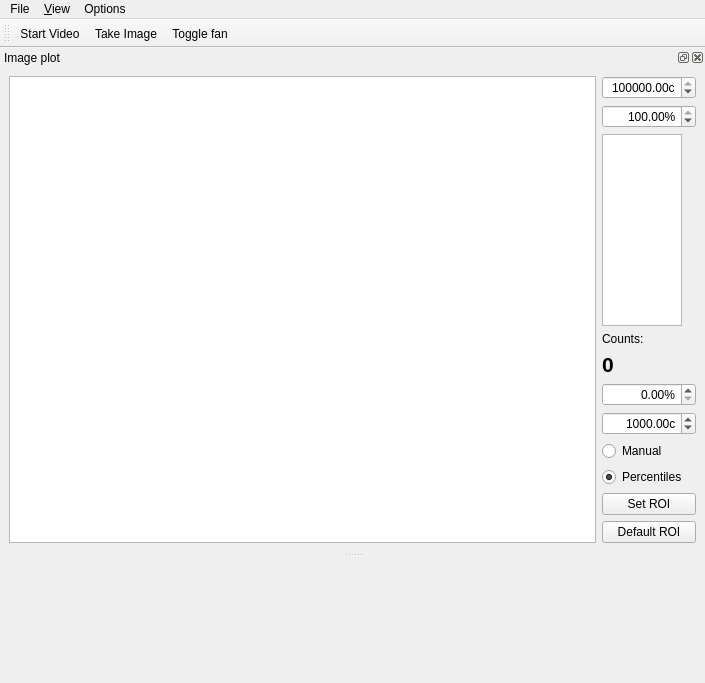
<?xml version="1.0" encoding="UTF-8"?>
<ui version="4.0">
 <class>MainWindow</class>
 <widget class="QMainWindow" name="MainWindow">
  <property name="geometry">
   <rect>
    <x>0</x>
    <y>0</y>
    <width>705</width>
    <height>683</height>
   </rect>
  </property>
  <property name="windowTitle">
   <string>qudi: Camera control</string>
  </property>
  <widget class="QWidget" name="centralwidget">
   <property name="sizePolicy">
    <sizepolicy hsizetype="Expanding" vsizetype="Expanding">
     <horstretch>0</horstretch>
     <verstretch>0</verstretch>
    </sizepolicy>
   </property>
  </widget>
  <widget class="QMenuBar" name="menubar">
   <property name="geometry">
    <rect>
     <x>0</x>
     <y>0</y>
     <width>705</width>
     <height>21</height>
    </rect>
   </property>
   <property name="sizePolicy">
    <sizepolicy hsizetype="Expanding" vsizetype="Minimum">
     <horstretch>0</horstretch>
     <verstretch>0</verstretch>
    </sizepolicy>
   </property>
   <widget class="QMenu" name="menuView">
    <property name="title">
     <string>&amp;View</string>
    </property>
    <addaction name="image_plot_view_Action"/>
    <addaction name="separator"/>
    <addaction name="separator"/>
    <addaction name="actionClose"/>
   </widget>
   <widget class="QMenu" name="menuOptions">
    <property name="title">
     <string>Options</string>
    </property>
    <addaction name="actionSettings"/>
   </widget>
   <widget class="QMenu" name="menuFile">
    <property name="title">
     <string>File</string>
    </property>
    <addaction name="actionSave_XY_Scan"/>
   </widget>
   <addaction name="menuFile"/>
   <addaction name="menuView"/>
   <addaction name="menuOptions"/>
  </widget>
  <widget class="QDockWidget" name="image_plot_DockWidget">
   <property name="sizePolicy">
    <sizepolicy hsizetype="Expanding" vsizetype="Preferred">
     <horstretch>0</horstretch>
     <verstretch>0</verstretch>
    </sizepolicy>
   </property>
   <property name="minimumSize">
    <size>
     <width>100</width>
     <height>122</height>
    </size>
   </property>
   <property name="windowTitle">
    <string>Image plot</string>
   </property>
   <attribute name="dockWidgetArea">
    <number>4</number>
   </attribute>
   <widget class="QWidget" name="dockWidgetContents">
    <property name="minimumSize">
     <size>
      <width>100</width>
      <height>100</height>
     </size>
    </property>
    <layout class="QGridLayout" name="gridLayout">
     <item row="0" column="0">
      <widget class="PlotWidget" name="image_PlotWidget">
       <property name="sizePolicy">
        <sizepolicy hsizetype="Expanding" vsizetype="Expanding">
         <horstretch>0</horstretch>
         <verstretch>0</verstretch>
        </sizepolicy>
       </property>
       <property name="minimumSize">
        <size>
         <width>100</width>
         <height>100</height>
        </size>
       </property>
       <property name="transformationAnchor">
        <enum>QGraphicsView::AnchorUnderMouse</enum>
       </property>
      </widget>
     </item>
     <item row="0" column="1">
      <layout class="QVBoxLayout" name="verticalLayout">
       <item>
        <widget class="ScienDSpinBox" name="xy_cb_max_DoubleSpinBox">
         <property name="sizePolicy">
          <sizepolicy hsizetype="Fixed" vsizetype="Fixed">
           <horstretch>0</horstretch>
           <verstretch>0</verstretch>
          </sizepolicy>
         </property>
         <property name="maximumSize">
          <size>
           <width>100</width>
           <height>16777215</height>
          </size>
         </property>
         <property name="mouseTracking">
          <bool>true</bool>
         </property>
         <property name="acceptDrops">
          <bool>true</bool>
         </property>
         <property name="alignment">
          <set>Qt::AlignRight|Qt::AlignTrailing|Qt::AlignVCenter</set>
         </property>
         <property name="accelerated">
          <bool>true</bool>
         </property>
         <property name="suffix">
          <string>c</string>
         </property>
         <property name="decimals">
          <number>2</number>
         </property>
         <property name="minimum">
          <double>-1000000000.000000000000000</double>
         </property>
         <property name="maximum">
          <double>1000000000.000000000000000</double>
         </property>
         <property name="value">
          <double>100000.000000000000000</double>
         </property>
        </widget>
       </item>
       <item>
        <widget class="ScienDSpinBox" name="xy_cb_high_percentile_DoubleSpinBox">
         <property name="maximumSize">
          <size>
           <width>100</width>
           <height>16777215</height>
          </size>
         </property>
         <property name="alignment">
          <set>Qt::AlignRight|Qt::AlignTrailing|Qt::AlignVCenter</set>
         </property>
         <property name="suffix">
          <string>%</string>
         </property>
         <property name="decimals">
          <number>2</number>
         </property>
         <property name="minimum">
          <double>0.000000000000000</double>
         </property>
         <property name="maximum">
          <double>100.000000000000000</double>
         </property>
         <property name="singleStep">
          <double>0.100000000000000</double>
         </property>
         <property name="value">
          <double>100.000000000000000</double>
         </property>
        </widget>
       </item>
       <item>
        <widget class="PlotWidget" name="xy_cb_ViewWidget">
         <property name="sizePolicy">
          <sizepolicy hsizetype="Preferred" vsizetype="Preferred">
           <horstretch>0</horstretch>
           <verstretch>0</verstretch>
          </sizepolicy>
         </property>
         <property name="maximumSize">
          <size>
           <width>80</width>
           <height>16777215</height>
          </size>
         </property>
        </widget>
       </item>
       <item>
      <widget class="QLabel" name="label_3">
       <property name="text">
        <string>Counts: </string>
       </property>
      </widget>
     </item>
     <item>
      <widget class="QLabel" name="counts_label">
       <property name="font">
        <font>
         <family>Arial</family>
         <pointsize>16</pointsize>
         <weight>75</weight>
         <bold>true</bold>
        </font>
       </property>
       <property name="text">
        <string>0</string>
       </property>
      </widget>
     </item>
       <item>
        <widget class="ScienDSpinBox" name="xy_cb_low_percentile_DoubleSpinBox">
         <property name="maximumSize">
          <size>
           <width>100</width>
           <height>16777215</height>
          </size>
         </property>
         <property name="alignment">
          <set>Qt::AlignRight|Qt::AlignTrailing|Qt::AlignVCenter</set>
         </property>
         <property name="suffix">
          <string>%</string>
         </property>
         <property name="decimals">
          <number>2</number>
         </property>
         <property name="minimum">
          <double>0.000000000000000</double>
         </property>
         <property name="maximum">
          <double>100.000000000000000</double>
         </property>
         <property name="singleStep">
          <double>0.100000000000000</double>
         </property>
         <property name="value">
          <double>0.000000000000000</double>
         </property>
        </widget>
       </item>
       <item>
        <widget class="ScienDSpinBox" name="xy_cb_min_DoubleSpinBox">
         <property name="sizePolicy">
          <sizepolicy hsizetype="Fixed" vsizetype="Fixed">
           <horstretch>0</horstretch>
           <verstretch>0</verstretch>
          </sizepolicy>
         </property>
         <property name="maximumSize">
          <size>
           <width>100</width>
           <height>16777215</height>
          </size>
         </property>
         <property name="mouseTracking">
          <bool>true</bool>
         </property>
         <property name="acceptDrops">
          <bool>true</bool>
         </property>
         <property name="alignment">
          <set>Qt::AlignRight|Qt::AlignTrailing|Qt::AlignVCenter</set>
         </property>
         <property name="accelerated">
          <bool>true</bool>
         </property>
         <property name="suffix">
          <string>c</string>
         </property>
         <property name="decimals">
          <number>2</number>
         </property>
         <property name="minimum">
          <double>-1000000000.000000000000000</double>
         </property>
         <property name="maximum">
          <double>10000000.000000000000000</double>
         </property>
         <property name="value">
          <double>1000.000000000000000</double>
         </property>
        </widget>
       </item>
       <item>
        <widget class="QRadioButton" name="xy_cb_manual_RadioButton">
         <property name="text">
          <string>Manual</string>
         </property>
         <property name="checked">
          <bool>false</bool>
         </property>
        </widget>
       </item>
       <item>
        <widget class="QRadioButton" name="xy_cb_centiles_RadioButton">
         <property name="text">
          <string>Percentiles</string>
         </property>
         <property name="checked">
          <bool>true</bool>
         </property>
        </widget>
       </item>
       <item>
        <widget class="QPushButton" name="SetRoi">
         <property name="focusPolicy">
          <enum>Qt::StrongFocus</enum>
         </property>
         <property name="text">
          <string>Set ROI</string>
         </property>
         <property name="autoExclusive">
          <bool>true</bool>
         </property>
        </widget>
       </item>
       <item>
        <widget class="QPushButton" name="DefaultRoi">
         <property name="text">
          <string>Default ROI</string>
         </property>
         <property name="autoExclusive">
          <bool>true</bool>
         </property>
         <property name="autoDefault">
          <bool>true</bool>
         </property>
        </widget>
       </item>
      </layout>
     </item>
    </layout>
   </widget>
  </widget>
  <widget class="QToolBar" name="control_ToolBar">
   <property name="enabled">
    <bool>true</bool>
   </property>
   <property name="sizePolicy">
    <sizepolicy hsizetype="Expanding" vsizetype="Fixed">
     <horstretch>0</horstretch>
     <verstretch>0</verstretch>
    </sizepolicy>
   </property>
   <property name="windowTitle">
    <string>PID Controls</string>
   </property>
   <property name="toolButtonStyle">
    <enum>Qt::ToolButtonTextBesideIcon</enum>
   </property>
   <attribute name="toolBarArea">
    <enum>TopToolBarArea</enum>
   </attribute>
   <attribute name="toolBarBreak">
    <bool>false</bool>
   </attribute>
   <addaction name="start_video_Action"/>
   <addaction name="start_image_Action"/>
   <addaction name="action_toggle_cooling"/>
  </widget>
  <action name="start_video_Action">
   <property name="checkable">
    <bool>true</bool>
   </property>
   <property name="icon">
    <iconset>
     <normaloff>../../artwork/icons/qudiTheme/22x22/start-counter.png</normaloff>
     <normalon>../../artwork/icons/qudiTheme/22x22/stop-counter.png</normalon>../../artwork/icons/qudiTheme/22x22/start-counter.png</iconset>
   </property>
   <property name="text">
    <string>Start Video</string>
   </property>
   <property name="toolTip">
    <string>Start the acquisition</string>
   </property>
  </action>
  <action name="image_plot_view_Action">
   <property name="checkable">
    <bool>true</bool>
   </property>
   <property name="text">
    <string>Image plot</string>
   </property>
   <property name="toolTip">
    <string>Show the Slow counter</string>
   </property>
  </action>
  <action name="actionClose">
   <property name="icon">
    <iconset>
     <normaloff>../../artwork/icons/oxygen/22x22/application-exit.png</normaloff>../../artwork/icons/oxygen/22x22/application-exit.png</iconset>
   </property>
   <property name="text">
    <string>&amp;Close</string>
   </property>
  </action>
  <action name="start_image_Action">
   <property name="checkable">
    <bool>true</bool>
   </property>
   <property name="icon">
    <iconset>
     <normaloff>../../artwork/icons/qudiTheme/22x22/start-counter.png</normaloff>
     <normalon>../../artwork/icons/qudiTheme/22x22/stop-counter.png</normalon>../../artwork/icons/qudiTheme/22x22/start-counter.png</iconset>
   </property>
   <property name="text">
    <string>Take Image</string>
   </property>
   <property name="toolTip">
    <string>Take an image</string>
   </property>
  </action>
  <action name="action_toggle_cooling">
   <property name="checkable">
    <bool>true</bool>
   </property>
   <property name="icon">
    <iconset>
     <normaloff>../../artwork/icons/oxygen/22x22/fan_off_icon_135650.ico</normaloff>
     <normalon>../../artwork/icons/oxygen/22x22/fan_icon_137646.ico</normalon></iconset>
   </property>
   <property name="text">
    <string>Toggle fan</string>
   </property>
  </action>
  <action name="actionSettings">
   <property name="icon">
    <iconset>
     <normaloff>../../artwork/icons/oxygen/22x22/configure.png</normaloff>../../artwork/icons/oxygen/22x22/configure.png</iconset>
   </property>
   <property name="text">
    <string>Settings</string>
   </property>
  </action>
  <action name="actionGain">
   <property name="text">
    <string>Gain</string>
   </property>
  </action>
  <action name="actionSave_XY_Scan">
   <property name="icon">
    <iconset>
     <normaloff>../../artwork/icons/oxygen/22x22/document-save.png</normaloff>../../artwork/icons/oxygen/22x22/document-save.png</iconset>
   </property>
   <property name="text">
    <string>Save Image</string>
   </property>
  </action>
 </widget>
 <customwidgets>
  <customwidget>
   <class>PlotWidget</class>
   <extends>QGraphicsView</extends>
   <header>pyqtgraph</header>
  </customwidget>
  <customwidget>
   <class>ScienDSpinBox</class>
   <extends>QDoubleSpinBox</extends>
   <header>qtwidgets.scientific_spinbox.h</header>
  </customwidget>
 </customwidgets>
 <resources/>
 <connections>
  <connection>
   <sender>image_plot_view_Action</sender>
   <signal>triggered(bool)</signal>
   <receiver>image_plot_DockWidget</receiver>
   <slot>setVisible(bool)</slot>
   <hints>
    <hint type="sourcelabel">
     <x>-1</x>
     <y>-1</y>
    </hint>
    <hint type="destinationlabel">
     <x>399</x>
     <y>136</y>
    </hint>
   </hints>
  </connection>
  <connection>
   <sender>image_plot_DockWidget</sender>
   <signal>visibilityChanged(bool)</signal>
   <receiver>image_plot_view_Action</receiver>
   <slot>setChecked(bool)</slot>
   <hints>
    <hint type="sourcelabel">
     <x>399</x>
     <y>136</y>
    </hint>
    <hint type="destinationlabel">
     <x>-1</x>
     <y>-1</y>
    </hint>
   </hints>
  </connection>
  <connection>
   <sender>actionClose</sender>
   <signal>triggered()</signal>
   <receiver>MainWindow</receiver>
   <slot>close()</slot>
   <hints>
    <hint type="sourcelabel">
     <x>-1</x>
     <y>-1</y>
    </hint>
    <hint type="destinationlabel">
     <x>219</x>
     <y>281</y>
    </hint>
   </hints>
  </connection>
 </connections>
</ui>
